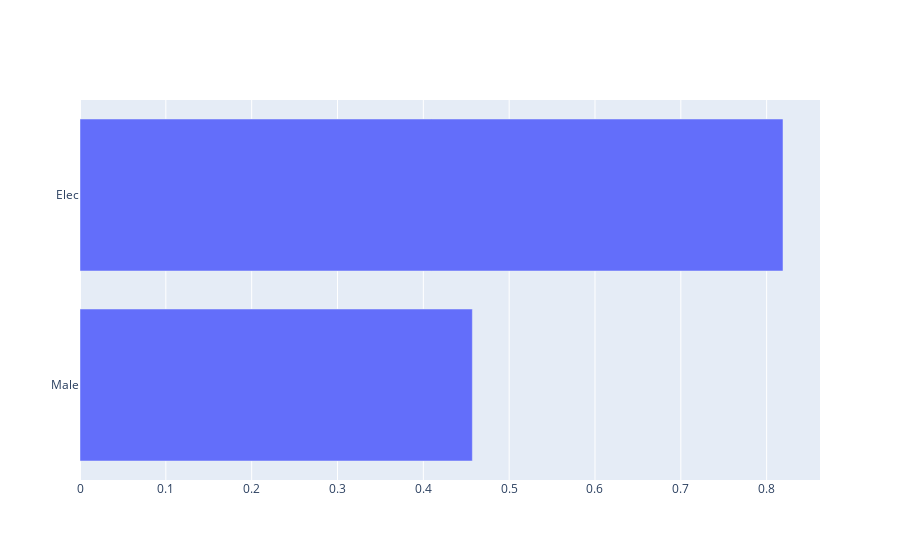

Notebook source saved alongside this figure:
### Code cell
import plotly.graph_objects as go

print(specificity_denoise["Sex"]["Male"])

fig = go.Figure(go.Bar(
            x=[specificity_denoise["Sex"]["Male"],specificity_denoise["Stimulation"]["electric"]],
            y=['Male', 'Elec'],
            orientation='h'))

fig.show()

### Figure 1 — Plotly figure (JSON) as saved in the notebook; plotly's stock layout.template omitted (floating-point values rounded to 4 significant figures)
{"data": [{"orientation": "h", "type": "bar", "x": [0.4571, 0.819], "y": ["Male", "Elec"]}], "layout": {}}
